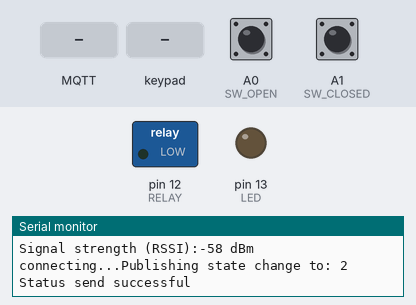
Simulated run of this sketch. Board: Arduino Mega 2560, built for the host (arithmetic inside an expression is 32-bit, double 64-bit). Shown: switched loads named in the sketch (green lamp = pin HIGH), output pins drawn as LEDs (lit = HIGH), the last lines printed to the serial monitor. The test bench sets the inputs (shaded band); at power-on: A0 (SW_OPEN) HIGH, A1 (SW_CLOSED) HIGH. WiFi joins after 1.5 s; servers stay silent unless stated; no MQTT or app messages arrive unless stated.

Above: at 2.7 s.
2.8 s: MQTT message "1" arrives on the first subscribed topic
At 2.95 s:
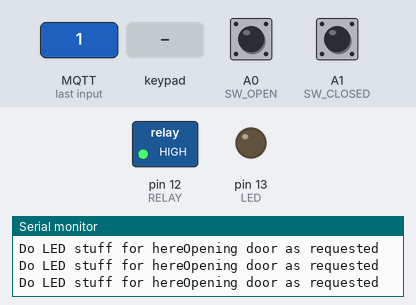
4.6 s: MQTT message "#" arrives on the first subscribed topic
6.1 s: MQTT message "0" arrives on the first subscribed topic
9.1 s: key '1' pressed
12.1 s: A0 (SW_OPEN) pulled LOW for 1 s
14.6 s: keypad keys 8 9 1 0 1 1 pressed 0.4 s apart
Timing chart, 0 to 17.6 s (numbered marks = the images above; inputs shaded):
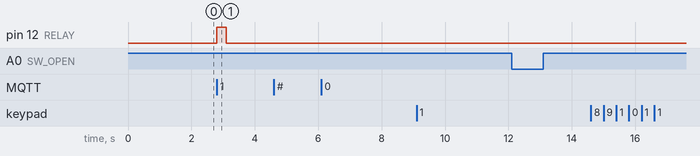

Measured:
- after the input at 2.8 s, pin 12 (RELAY): LOW → HIGH at once, → LOW 0.30 s later

The sketch:

mqtt.ino
```cpp
#include <SPI.h>
#include "WiFiEsp.h"
#include <Keypad.h>
#include <MQTTClient.h>


#define debug

char DOOR[] = "topgarage";
char ssid[] = "";            // your network SSID (name)
char pass[] = "";            // your network password
char HOST[] = "houseslave";

const char USER[] = "esp";
const char MOSQ_PASS[] = "";

const byte ROWS = 4; //four rows
const byte COLS = 4; //four columns
//define the symbols on the buttons of the keypads
char hexaKeys[ROWS][COLS] = {
  {'1','2','3','A'},
  {'4','5','6','B'},
  {'7','8','9','C'},
  {'*','0','#','D'}
};

/*           Row pin
 * 1 2 3 A | 6
 * 4 5 6 B | 7
 * 7 8 9 C | 8
 * * 0 # D | 9
 * ---------
 * 2 3 4 5 <- Col pin
 * Pins numbered form left to right when looking at keys on keypad
 * Need D6 and D7 for software serial
 *
 * byte rowPins[ROWS] = {6, 7, 8, 9}; //connect to the row pinouts of the keypad
 * byte colPins[COLS] = {2, 3, 4, 5}; //connect to the column pinouts of the keypad
 */
byte colPins[ROWS] = {8,9,10,11}; //connect to the row pinouts of the keypad
byte rowPins[COLS] = {2,3,4,5}; //connect to the column pinouts of the keypad
String key_str = "";
bool sendKey = false;
unsigned long pin_start = 0;
const unsigned long KEY_THRESH = 30000; //30sec to put pin in
unsigned long relay_time = 0;
const unsigned long RELAY_TRIG = 300;
unsigned long status_time = 0;
const unsigned long STATUS_TIME = 10000; //10sec
const byte STATE_IDLE = 1;
const byte STATE_TRIGGER = 2;
byte state = STATE_IDLE;
#define RELAY 12
#define LED 13
#define SW_OPEN A0
#define SW_CLOSED A1
char DOOR_PUB[] = "doors/request/topgarage";
char DOOR_SUB[] = "doors/response/topgarage";
char DOOR_STATE[] = "doors/status/topgarage";
const int STATE_OPEN = 0;
const int STATE_CLOSED = 1;
const int STATE_UNKNOWN = 2;
int door_state = STATE_UNKNOWN;
int prev_door_state;

//initialize an instance of class NewKeypad
Keypad customKeypad = Keypad( makeKeymap(hexaKeys), rowPins, colPins, ROWS, COLS);

// Emulate Serial1 on pins 6/7 if not present
#ifndef HAVE_HWSERIAL1
#include "SoftwareSerial.h"
SoftwareSerial Serial1(6, 7); // RX, TX
#endif

int status = WL_IDLE_STATUS;     // the Wifi radio's status

// Initialize the Ethernet client object
WiFiEspClient net;
MQTTClient client;

unsigned long lastMillis = 0;

void setup() {
  // initialize serial for debugging
  Serial.begin(115200);
  // initialize serial for ESP module
  Serial1.begin(9600);
  //setup digital pins
  pinMode(RELAY, OUTPUT);
  digitalWrite(RELAY, LOW);
  pinMode(LED, OUTPUT);
  digitalWrite(LED, LOW);
  pinMode(SW_OPEN, INPUT);
  pinMode(SW_CLOSED, INPUT);
  digitalWrite(SW_OPEN, INPUT_PULLUP);
  digitalWrite(SW_CLOSED, INPUT_PULLUP);
  // initialize ESP module
  WiFi.init(&Serial1);

  // MQTT brokers usually use port 8883 for secure connections.
  client.begin(HOST, net);
  client.onMessage(messageReceived);

  connect();
}

void connect(){
  // check for the presence of the shield
  if (WiFi.status() == WL_NO_SHIELD) {
    #ifdef debug
      Serial.println("WiFi shield not present");
    #endif
    // don't continue
    while (true);
  }

  // attempt to connect to WiFi network
  while ( status != WL_CONNECTED) {
    Serial.print("Attempting to connect to WPA SSID: ");
    Serial.println(ssid);
    // Connect to WPA/WPA2 network
    status = WiFi.begin(ssid, pass);
  }
  #ifdef debug
    // you're connected now, so print out the data
    Serial.println("You're connected to the network");
    printWifiStatus();
  #endif

  Serial.print("\nconnecting...");
  while (!client.connect(DOOR, USER, MOSQ_PASS)) {
  //while (!client.connect(DOOR, USER, MOSQ_PASS)) {
    Serial.print(".");
    delay(1000);
  }

  //boolean connect(const char clientId[], const char username[], const char password[]);
  //client.connect(DOOR, USER, MOSQ_PASS);
  //boolean subscribe(const String &topic, int qos);
  client.subscribe(DOOR_SUB);
  //client.subscribe(DOOR_SUB, 2);
}

void send_pin(String pin){
  //boolean publish(const String &topic, const String &payload, bool retained, int qos);
  if (client.publish(DOOR_PUB, pin)){
  //if (client.publish(DOOR_PUB, pin, false, 2)){
    #ifdef debug
      Serial.println("Send successful");
    #endif
  }else{
    #ifdef debug
      Serial.println("Send failed");
    #endif
  }
}

void keypadListen(){
  //timeout for keys not pressed
  if (millis() - pin_start > KEY_THRESH){
    if (key_str != ""){
      key_str = "";
    }
  }
  char key = customKeypad.getKey();
  if (key){
    //restet timeout timer
    pin_start = millis();
    if(key == '#'){
      sendKey = true;
    }else{
      key_str += key;
      Serial.print("Pressed key is: ");
      Serial.println(key);
    }
  }
  if (sendKey){
    Serial.println(key_str);
    send_pin(key_str);
    key_str = "";
    sendKey = false;
  }else{
    //do nothing and come back again
  }
}

void open_door(){
  #ifdef debug
    Serial.println("Opening door as requested");
  #endif
  if (relay_time == 0){
    relay_time = millis();
  }
  if (millis() - relay_time > RELAY_TRIG){
    digitalWrite(RELAY, LOW);
  }else{
    digitalWrite(RELAY, HIGH);
  }
  if (status_time == 0){
    status_time = millis();
  }
  if (millis() - status_time > STATUS_TIME){
    Serial.print("Do LED stuff for here");
    relay_time = 0;
    status_time = 0;
    state = STATE_IDLE;
  }else{
    Serial.print("Do LED stuff for here");
  }
}

void check_state(){
  //if SW_OPEN is LOW (and SW_CLOSED is HIGH) door is open and vice versa. Unkown if not in either of these
  int open_reed = digitalRead(SW_OPEN);
  int closed_reed = digitalRead(SW_CLOSED);
  if ((open_reed == LOW) && (closed_reed == HIGH)){
    door_state = STATE_OPEN;
  }
  else if((open_reed == HIGH) && (closed_reed == LOW)){
    door_state = STATE_CLOSED;
  }
  else{
    door_state = STATE_UNKNOWN;
  }
  if (door_state != prev_door_state){
    #ifdef debug
      Serial.print("Publishing state change to: ");
      Serial.println(door_state);
    #endif
    if (client.publish(DOOR_STATE, (String)door_state)){
    //if (client.publish(DOOR_STATE, (String)door_state, true, 2)){
    #ifdef debug
      Serial.println("Status send successful");
    #endif
  }else{
    #ifdef debug
      Serial.println("Status send failed");
    #endif
  }
  prev_door_state = door_state;
  }
}

void loop() {
  client.loop();

  if (!client.connected()) {
    connect();
  }
  switch (state){
    case STATE_IDLE:
      keypadListen();
      check_state();
      break;
    case STATE_TRIGGER:
      open_door();
      break;
  }
}

void messageReceived(String &topic, String &payload) {
  Serial.println("incoming: " + topic + " - " + payload);
  if (payload == "1"){
    state = STATE_TRIGGER;
  }else{
    #ifdef debug
      Serial.println("get fucked, open it yourself");
    #endif
  }
}

void printWifiStatus()
{
  // print the SSID of the network you're attached to
  Serial.print("SSID: ");
  Serial.println(WiFi.SSID());

  // print your WiFi shield's IP address
  IPAddress ip = WiFi.localIP();
  Serial.print("IP Address: ");
  Serial.println(ip);

  // print the received signal strength
  long rssi = WiFi.RSSI();
  Serial.print("Signal strength (RSSI):");
  Serial.print(rssi);
  Serial.println(" dBm");
}
```
